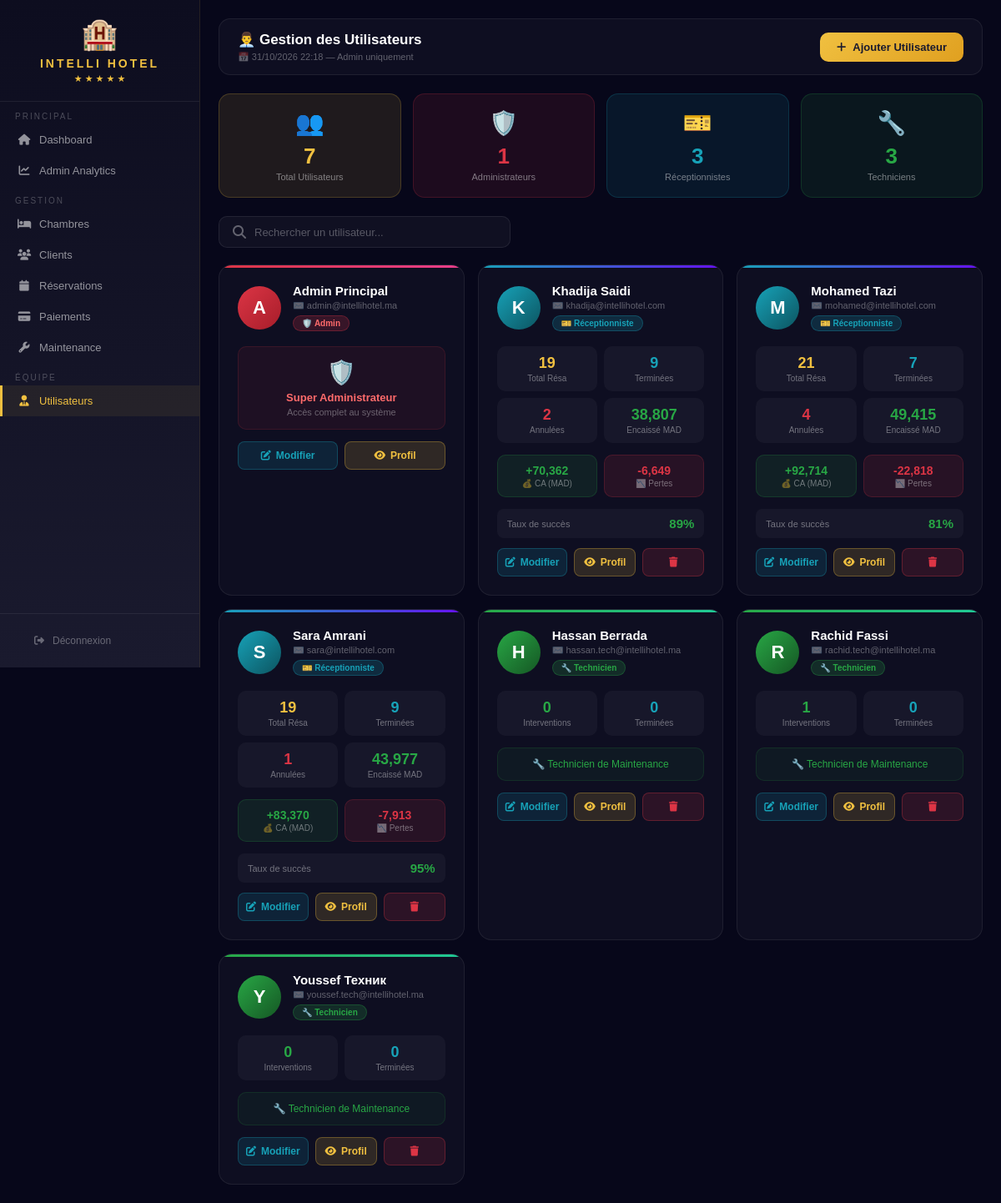
The app's page /modules/utilisateurs/index.php (signed in) with its own data.
### tables this page shows
CREATE TABLE `utilisateurs` (
  `id` int(11) NOT NULL,
  `nom` varchar(100) DEFAULT NULL,
  `email` varchar(100) DEFAULT NULL,
  `mot_de_passe` varchar(255) DEFAULT NULL,
  `role` enum('admin','receptionniste','technicien') DEFAULT NULL
);

### modules/utilisateurs/index.php (the view, shortened to what this page needs)
<?php
require_once '../../config/database.php';
$users = $conn->query("SELECT * FROM utilisateurs ORDER BY role, nom");
?>
<!DOCTYPE html>
<html lang="fr">
<head>
<link rel="stylesheet" href="https://cdnjs.cloudflare.com/ajax/libs/font-awesome/6.5.1/css/all.min.css">
</head>
<body>
<div class="sidebar">
    <div class="logo">
        <div class="ico">🏨</div>
        <h2>INTELLI HOTEL</h2>
        <div class="stars">★ ★ ★ ★ ★</div>
    </div>
    <div class="ns">Principal</div>
    <a href="../../index.php"><i class="fa fa-home"></i> Dashboard</a>
    <a href="../../admin/dashboard.php"><i class="fa fa-chart-line"></i> Admin Analytics</a>
    <div class="ns">Gestion</div>
    <a href="../chambres/index.php"><i class="fa fa-bed"></i> Chambres</a>
    <a href="../clients/index.php"><i class="fa fa-users"></i> Clients</a>
    <a href="../reservations/index.php"><i class="fa fa-calendar"></i> Réservations</a>
    <a href="../paiements/index.php"><i class="fa fa-credit-card"></i> Paiements</a>
    <a href="../maintenance/index.php"><i class="fa fa-wrench"></i> Maintenance</a>
    <div class="ns">Équipe</div>
    <a href="index.php" class="active"><i class="fa fa-user-tie"></i> Utilisateurs</a>
    <div class="sf">
        <a href="../auth/logout.php"><i class="fa fa-sign-out-alt"></i> Déconnexion</a>
    </div>
</div>
<div class="main">
    <div class="topbar">
        <div>
            <h1>👨‍💼 Gestion des Utilisateurs</h1>
            <div class="dt">📅 <?= date('d/m/Y H:i') ?> — Admin uniquement</div>
        </div>
        <a href="ajouter.php" class="btn-add">
            <i class="fa fa-plus"></i> Ajouter Utilisateur
        </a>
    </div>
    <?php
    $nb_all  = $conn->query("SELECT COUNT(*) as n FROM utilisateurs")->fetch_assoc()['n'];
    $nb_adm  = $conn->query("SELECT COUNT(*) as n FROM utilisateurs WHERE role='admin'")->fetch_assoc()['n'];
    $nb_rec  = $conn->query("SELECT COUNT(*) as n FROM utilisateurs WHERE role='receptionniste'")->fetch_assoc()['n'];
    $nb_tec  = $conn->query("SELECT COUNT(*) as n FROM utilisateurs WHERE role='technicien'")->fetch_assoc()['n'];
    ?>
    <div class="stats4">
        <div class="scard all"><div class="ico">👥</div><div class="val"><?= $nb_all ?></div><div class="lbl">Total Utilisateurs</div></div>
        <div class="scard adm"><div class="ico">🛡️</div><div class="val"><?= $nb_adm ?></div><div class="lbl">Administrateurs</div></div>
        <div class="scard rec"><div class="ico">🎫</div><div class="val"><?= $nb_rec ?></div><div class="lbl">Réceptionnistes</div></div>
        <div class="scard tec"><div class="ico">🔧</div><div class="val"><?= $nb_tec ?></div><div class="lbl">Techniciens</div></div>
    </div>
    <div class="search-box">
        <i class="fa fa-search"></i>
        <input type="text" id="search" placeholder="Rechercher un utilisateur...">
    </div>
    <div class="ugrid" id="usersGrid">
    <?php
    $users->data_seek(0);
    while($u = $users->fetch_assoc()):
        $stats = $conn->query("
            SELECT
                COUNT(*) as nb,
                SUM(CASE WHEN statut='checkout'  THEN 1 ELSE 0 END) as done,
                SUM(CASE WHEN statut='annulee'   THEN 1 ELSE 0 END) as ann,
                SUM(CASE WHEN statut!='annulee'  THEN prix_total ELSE 0 END) as ca,
                SUM(CASE WHEN statut='annulee'   THEN prix_total ELSE 0 END) as perte,
                SUM(CASE WHEN statut='checkout'  THEN prix_total ELSE 0 END) as enc
            FROM reservations WHERE receptionniste_id={$u['id']}
        ")->fetch_assoc();
        $nb  = $stats['nb']   ?? 0;
        $ann = $stats['ann']  ?? 0;
        $ca  = $stats['ca']   ?? 0;
        $pt  = $stats['perte']?? 0;
        $enc = $stats['enc']  ?? 0;
        $taux= $nb>0 ? round((($nb-$ann)/$nb)*100) : 0;
    ?>
    <div class="ucard <?= $u['role'] ?>" data-name="<?= strtolower($u['nom']) ?>">
        <div class="uhead">
            <div class="uav <?= $u['role'] ?>"><?= strtoupper(substr($u['nom'],0,1)) ?></div>
            <div>
                <div class="uname"><?= $u['nom'] ?></div>
                <div class="uemail">✉️ <?= $u['email'] ?></div>
                <div class="ubadge <?= $u['role'] ?>">
                    <?php
                    $icons=['admin'=>'🛡️ Admin','receptionniste'=>'🎫 Réceptionniste','technicien'=>'🔧 Technicien'];
                    echo $icons[$u['role']] ?? $u['role'];
                    ?>
                </div>
            </div>
        </div>
        <?php if($u['role'] === 'receptionniste'): ?>
        <div class="ustats">
            <div class="ust"><div class="usv"><?= $nb ?></div><div class="usl">Total Résa</div></div>
            <div class="ust"><div class="usv" style="color:#17a2b8"><?= $stats['done'] ?></div><div class="usl">Terminées</div></div>
            <div class="ust"><div class="usv" style="color:#dc3545"><?= $ann ?></div><div class="usl">Annulées</div></div>
            <div class="ust"><div class="usv" style="color:#28a745"><?= number_format($enc,0) ?></div><div class="usl">Encaissé MAD</div></div>
        </div>
        <div class="uprofit">
            <div class="upb g"><div class="upv">+<?= number_format($ca,0) ?></div><div class="upl">💰 CA (MAD)</div></div>
            <div class="upb r"><div class="upv">-<?= number_format($pt,0) ?></div><div class="upl">📉 Pertes</div></div>
        </div>
        <div class="utaux">
            <span class="tl">Taux de succès</span>
            <span class="tv" style="color:<?= $taux>=70?'#28a745':($taux>=50?'#f0c040':'#dc3545') ?>">
                <?= $taux ?>%
            </span>
        </div>
        <?php elseif($u['role'] === 'admin'): ?>
        <div style="background:rgba(220,53,69,0.08);border:1px solid rgba(220,53,69,0.15);border-radius:10px;padding:14px;margin-bottom:14px;text-align:center;">
            <div style="font-size:28px;margin-bottom:6px;">🛡️</div>
            <div style="color:#ff6b6b;font-size:13px;font-weight:bold;">Super Administrateur</div>
            <div style="color:rgba(255,255,255,0.35);font-size:11px;margin-top:4px;">Accès complet au système</div>
        </div>
        <?php elseif($u['role'] === 'technicien'): ?>
        <?php
        $nb_maint = $conn->query("SELECT COUNT(*) as n FROM maintenance WHERE technicien_id={$u['id']}")->fetch_assoc()['n'];
        $nb_done  = $conn->query("SELECT COUNT(*) as n FROM maintenance WHERE technicien_id={$u['id']} AND statut='terminee'")->fetch_assoc()['n'];
        ?>
        <div class="ustats">
            <div class="ust"><div class="usv" style="color:#28a745"><?= $nb_maint ?></div><div class="usl">Interventions</div></div>
            <div class="ust"><div class="usv" style="color:#17a2b8"><?= $nb_done ?></div><div class="usl">Terminées</div></div>
        </div>
        <div style="background:rgba(40,167,69,0.08);border:1px solid rgba(40,167,69,0.15);border-radius:10px;padding:12px;margin-bottom:14px;text-align:center;">
            <div style="color:#28a745;font-size:12px;">🔧 Technicien de Maintenance</div>
        </div>
        <?php endif; ?>
        <div class="uactions">
            <a href="modifier.php?id=<?= $u['id'] ?>" class="btn-sm btn-edit">
                <i class="fa fa-edit"></i> Modifier
            </a>
            <a href="profil.php?id=<?= $u['id'] ?>" class="btn-sm btn-view">
                <i class="fa fa-eye"></i> Profil
            </a>
            <?php if($u['id'] != $_SESSION['user_id'] && $u['role'] != 'admin'): ?>
            <a href="?supprimer=<?= $u['id'] ?>"
               class="btn-sm btn-del"
               onclick="return confirm('Supprimer <?= $u['nom'] ?> ?')">
                <i class="fa fa-trash"></i>
            </a>
            <?php endif; ?>
        </div>
    </div>
    <?php endwhile; ?>
    </div>
</div>
</body>
</html>

### records on screen
utilisateurs: nom "A", nom "Admin Principal", email "admin@intellihotel.ma", role "🛡️ Admin", shows "Super Administrateur"
utilisateurs: nom "K", nom "Khadija Saidi", email "khadija@intellihotel.com", role "🎫 Réceptionniste", nb "19", done "9", ann "2", enc "38,807", ca "70,362", pt "6,649", taux "89"
utilisateurs: nom "M", nom "Mohamed Tazi", email "mohamed@intellihotel.com", role "🎫 Réceptionniste", nb "21", done "7", ann "4", enc "49,415", ca "92,714", pt "22,818", taux "81"
utilisateurs: nom "S", nom "Sara Amrani", email "sara@intellihotel.com", role "🎫 Réceptionniste", nb "19", done "9", ann "1", enc "43,977", ca "83,370", pt "7,913", taux "95"
utilisateurs: nom "H", nom "Hassan Berrada", email "hassan.tech@intellihotel.ma", role "🔧 Technicien", nb_maint "0", nb_done "0"
utilisateurs: nom "R", nom "Rachid Fassi", email "rachid.tech@intellihotel.ma", role "🔧 Technicien", nb_maint "1", nb_done "0"
utilisateurs: nom "Y", nom "Youssef Техник", email "youssef.tech@intellihotel.ma", role "🔧 Technicien", nb_maint "0", nb_done "0"

### other values on screen
$nb_all "7"
$nb_adm "1"
$nb_rec "3"
$nb_tec "3"
